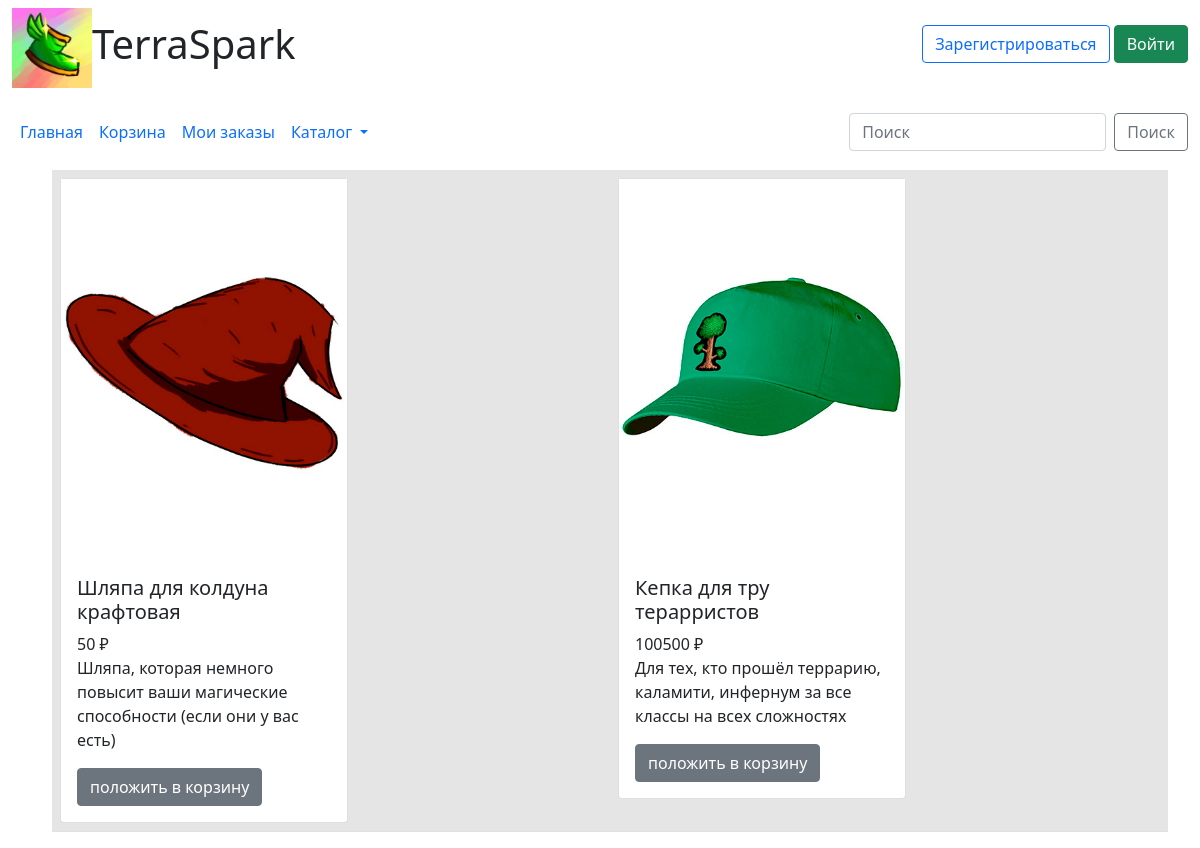
/catalog_hat, run on the app's committed database.
### data/jobs.py (models this page shows)
class Jobs(SqlAlchemyBase, SerializerMixin):
    __tablename__ = 'jobs'
    id = sqlalchemy.Column(sqlalchemy.Integer,
                           primary_key=True, autoincrement=True)
    name = sqlalchemy.Column(sqlalchemy.Integer,
                             nullable=True)
    price = sqlalchemy.Column(sqlalchemy.Integer, nullable=True)
    desc = sqlalchemy.Column(sqlalchemy.String, nullable=True)
    img = sqlalchemy.Column(sqlalchemy.String, nullable=True)
    type = sqlalchemy.Column(sqlalchemy.String, nullable=True)

### main.py (the view)
@app.route('/catalog_hat')
def catalog_hat():
    db_sess = db_session.create_session()
    context = {}
    q = request.args.get('q')
    if q:
        context["jobs"] = db_sess.query(Jobs).filter(
            Jobs.name.contains(q) | Jobs.desc.contains(q) | Jobs.type.contains(q))
    else:
        context["jobs"] = db_sess.query(Jobs).filter(Jobs.type == 'головные уборы')
    return render_template('catalog.html', **context)

### data/db_session.py (called while the page is built)
def create_session() -> Session:
    global __factory
    return __factory()

### templates/catalog.html (shortened to what this page needs)
{% extends "base.html" %}
{% block content %}
<link rel="stylesheet" href="static/css/table.css">
<table class="table">
    <tr class="table-active">
{% for t in jobs %}
                    <td>
<div class="card" style="width: 18rem;">
  <img src= "/static/img/{{t.img}}"/>
  <div class="card-body">
    <h5 class="card-title">{{t.name}}</h5>
    <p class="card-text">{{t.price}} ₽<br>
    {{t.desc}}</p>
{% if not current_user.is_authenticated %}
    <a href="/login" class="btn btn-secondary">положить в корзину</a>
      {% endif %}
  </div>
</div>
</td>
        {% endfor %}
    </tr>
        </table>
{% endblock %}

### static/css/table.css (style rules this page uses)
table { margin: 10px }

### data on the page
Jobs: img (picture), name "Шляпа для колдуна крафтовая", price "50", desc "Шляпа, которая немного повысит ваши магические способности (если они у вас есть)"
Jobs: img (picture), name "Кепка для тру терарристов", price "100500", desc "Для тех, кто прошёл террарию, каламити, инфернум за все классы на всех сложностях"
